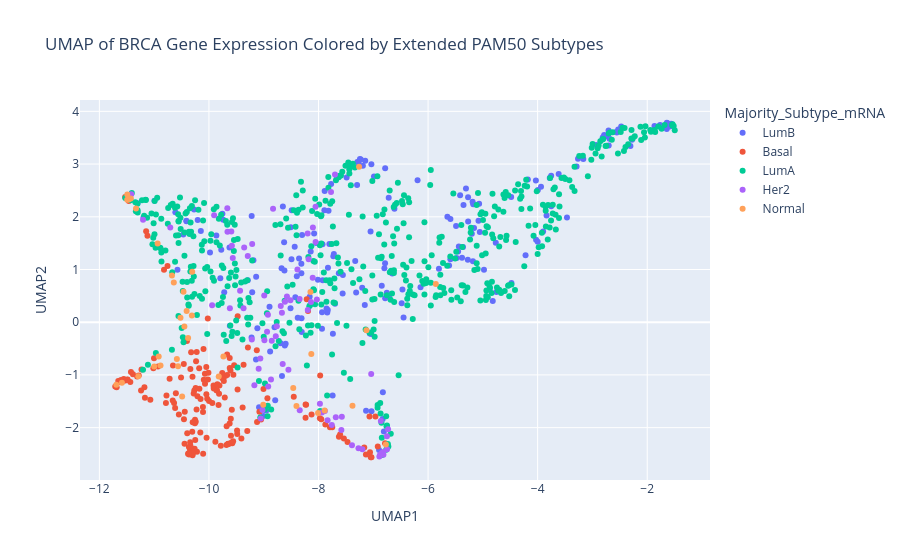

Notebook source saved alongside this figure:
### Code cell
# create a UMAP using plotly by utilizing column Majority_Subtype_mRNA for coloring
reducer = umap.UMAP(random_state=42)
embedding = reducer.fit_transform(brca_extended_pam50_df.drop(columns=['Patient_ID', 'Majority_Subtype_mRNA']))
brca_extended_pam50_df['UMAP1'] = embedding[:, 0]
brca_extended_pam50_df['UMAP2'] = embedding[:, 1]
fig = px.scatter(brca_extended_pam50_df, x='UMAP1', y='UMAP2', color='Majority_Subtype_mRNA',
                 title='UMAP of BRCA Gene Expression Colored by Extended PAM50 Subtypes')
fig.show()#

### Figure 1 — Plotly figure (JSON) as saved in the notebook; plotly's stock layout.template omitted (floating-point values rounded to 4 significant figures; data arrays with more than 128 entries replaced by an {"elided": "..."} marker saying what was removed)
{"data": [{"hovertemplate": "Majority_Subtype_mRNA=LumB<br>UMAP1=%{x}<br>UMAP2=%{y}<extra></extra>", "legendgroup": "LumB", "marker": {"color": "#636efa", "symbol": "circle"}, "mode": "markers", "name": "LumB", "orientation": "v", "showlegend": true, "type": "scatter", "x": {"elided": "195 float values"}, "xaxis": "x", "y": {"elided": "195 float values"}, "yaxis": "y"}, {"hovertemplate": "Majority_Subtype_mRNA=Basal<br>UMAP1=%{x}<br>UMAP2=%{y}<extra></extra>", "legendgroup": "Basal", "marker": {"color": "#EF553B", "symbol": "circle"}, "mode": "markers", "name": "Basal", "orientation": "v", "showlegend": true, "type": "scatter", "x": {"elided": "175 float values"}, "xaxis": "x", "y": {"elided": "175 float values"}, "yaxis": "y"}, {"hovertemplate": "Majority_Subtype_mRNA=LumA<br>UMAP1=%{x}<br>UMAP2=%{y}<extra></extra>", "legendgroup": "LumA", "marker": {"color": "#00cc96", "symbol": "circle"}, "mode": "markers", "name": "LumA", "orientation": "v", "showlegend": true, "type": "scatter", "x": {"elided": "514 float values"}, "xaxis": "x", "y": {"elided": "514 float values"}, "yaxis": "y"}, {"hovertemplate": "Majority_Subtype_mRNA=Her2<br>UMAP1=%{x}<br>UMAP2=%{y}<extra></extra>", "legendgroup": "Her2", "marker": {"color": "#ab63fa", "symbol": "circle"}, "mode": "markers", "name": "Her2", "orientation": "v", "showlegend": true, "type": "scatter", "x": [-10.71, -9.581, -8.991, -8.988, -7.884, -8.654, -6.842, -8.853, -7.975, -9.565, -9.054, -6.731, -9.368, -8.343, -7.574, -9.662, -8.106, -8.668, -8.576, -6.749, -7.834, -7.038, -9.023, -6.876, -9.942, -8.053, -8.867, -9.218, -8.345, -9.357, -7.684, -7.583, -9.171, -7.271, -7.757, -8.102, -8.198, -8.83, -8.384, -8.054, -9.291, -7.772, -6.889, -7.938, -8.029, -9.664, -8.181, -8.761, -7.199, -6.817, -8.689, -8.939, -9.591, -9.618, -8.613, -8.137, -6.751, -9.062, -11.42, -9.093, -11.2, -8.923, -8.549, -7.699, -8.919, -6.862, -9.905, -9.432, -6.815, -8.78, -9.211, -8.196, -7.389, -8.513], "xaxis": "x", "y": [1.795, 1.451, 0.5056, -0.3407, -1.682, -0.7938, -2.481, -0.3531, -1.547, 1.217, -1.824, -2.032, 0.2632, -1.671, -1.792, 1.718, 0.8441, 0.1787, 0.4881, -2.409, -1.86, -0.9826, -1.665, -2.515, 0.3202, 1.519, -1.088, -0.3276, 0.4396, 1.418, -1.804, -2.045, -1.196, -2.39, -1.949, 1.795, 1.683, 2.151, 1.0, 2.189, 1.258, 2.47, -2.549, -1.713, 0.4304, 2.16, 1.193, -0.0783, -2.412, -2.462, 0.3071, -0.1802, 1.72, 0.2667, 0.3895, 0.3855, -2.163, -0.6895, 2.43, -0.883, 1.944, 0.1407, -0.8996, 2.801, -1.221, -1.875, 2.03, 0.597, -2.512, -0.2673, 1.483, 0.2332, -2.335, 0.4164], "yaxis": "y"}, {"hovertemplate": "Majority_Subtype_mRNA=Normal<br>UMAP1=%{x}<br>UMAP2=%{y}<extra></extra>", "legendgroup": "Normal", "marker": {"color": "#FFA15A", "symbol": "circle"}, "mode": "markers", "name": "Normal", "orientation": "v", "showlegend": true, "type": "scatter", "x": [-10.94, -7.38, -10.88, -10.68, -10.56, -11.43, -10.41, -10.38, -8.403, -8.131, -8.147, -10.64, -11.49, -7.26, -10.31, -8.009, -10.31, -7.888, -9.009, -10.52, -7.125, -10.59, -8.462, -10.45, -9.822, -6.77, -5.859, -11.29, -10.46, -11.49, -11.59, -11.69, -10.92, -11.33, -10.49, -11.46, -9.736, -11.0], "xaxis": "x", "y": [1.494, -1.586, -0.8212, 0.888, -0.8334, 2.347, 0.2104, -0.299, -1.59, -0.6012, 0.571, 0.7546, 2.425, 2.951, 0.9557, -1.722, 0.1261, -1.673, -1.567, 0.08405, -0.1512, -0.6992, -1.25, -0.08312, -1.028, -2.322, 0.7239, -1.024, 0.5802, 2.321, -1.148, -1.186, -0.649, 2.159, -1.41, 2.326, -0.6521, -0.8396], "yaxis": "y"}], "layout": {"legend": {"title": {"text": "Majority_Subtype_mRNA"}, "tracegroupgap": 0}, "title": {"text": "UMAP of BRCA Gene Expression Colored by Extended PAM50 Subtypes"}, "xaxis": {"anchor": "y", "domain": [0, 1], "title": {"text": "UMAP1"}}, "yaxis": {"anchor": "x", "domain": [0, 1], "title": {"text": "UMAP2"}}}}
